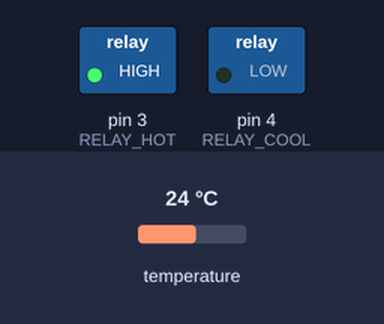
Simulated run of this sketch. Board: Arduino Uno, built with avr-gcc and run on an emulated ATmega328P. On the bench: switched loads named in the sketch (green lamp = pin HIGH). The inputs (shaded band) are chosen by the test bench; at power-on: temperature 24 °C. What the sketch prints to the serial monitor is not drawn.

Above: at 3.3 s.
3.4 s: temperature set to 25.1 °C
At 7.1 s:
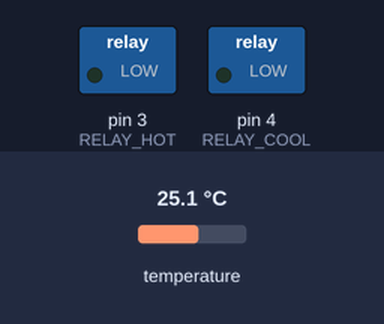
7.4 s: temperature set to 26.3 °C
At 11.2 s:
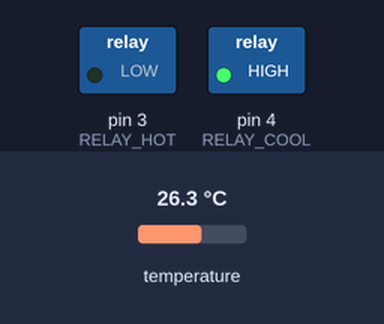
11.7 s: temperature set to 12 °C
At 13.5 s:
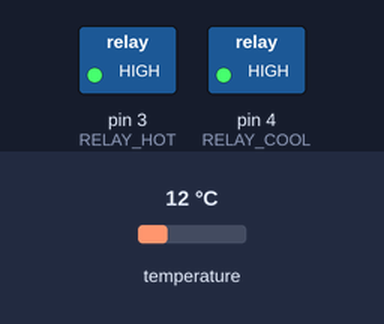
15.2 s: temperature set to 28 °C
At 18.3 s:
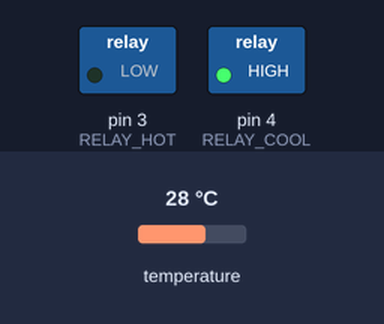
18.6 s: temperature set to 19 °C
At 22.0 s:
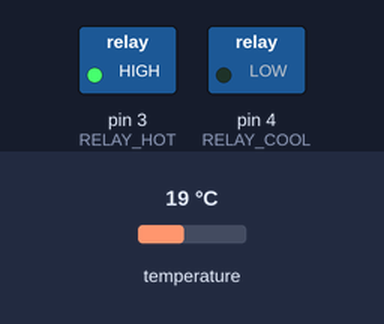
Timing chart, 0 to 23.1 s (numbered marks = the images above; inputs shaded):
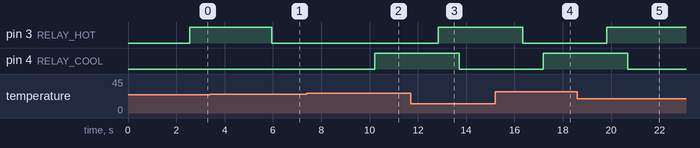

Measured:
- the behaviour switches between 25 and 25.1 °C on temperature (found by bisection; images 0 and 1)
- the behaviour switches between 25.5 and 25.6 °C on temperature (found by bisection; images 1 and 2)
- after the input at 3.4 s, pin 3 (RELAY_HOT): HIGH → LOW after 2.6 s
- after the input at 7.4 s, pin 4 (RELAY_COOL): LOW → HIGH after 2.8 s
- after the input at 11.7 s, pin 3 (RELAY_HOT): LOW → HIGH after 1.1 s; pin 4 (RELAY_COOL): HIGH → LOW after 2.0 s
- after the input at 15.2 s, pin 3 (RELAY_HOT): HIGH → LOW after 1.1 s; pin 4 (RELAY_COOL): LOW → HIGH after 2.0 s
- after the input at 18.6 s, pin 3 (RELAY_HOT): LOW → HIGH after 1.2 s; pin 4 (RELAY_COOL): HIGH → LOW after 2.1 s

The sketch:

ReefControlv1.ino
```cpp
#include "Ds18b20.h"
#include "Display.h"
#include "Relay.h"


Display display;
Relay relay;

void setup() {
  Serial.begin(9600);
}

void loop() {
  //float temp_bac = temp.GetTempBac(); //recuperation de la température
  //Serial.print("Récuperation de la température du bac");
  //Serial.println(temp_bac,1 );
  //delay( 1000 );
  display.SetTempBac();
  relay.switchHot();
  relay.switchCool();

}
```

Display.cpp
```cpp
#include <Arduino.h>
#include "Display.h"
#include "Ds18b20.h"

byte TEMP_PIN = 2; //sonde de température definie sur pin 2
Ds18b20 temp(TEMP_PIN);
Display::Display(){};

void Display::SetTempBac()
{
  float dataTemp = temp.GetTempBac();
  Serial.print("t0.txt=\"");
  Serial.print(dataTemp, 1);
  Serial.print(" ");
  Serial.write(0xB0);
  Serial.print("C\"");
  Serial.write(0xff);
  Serial.write(0xff);
  Serial.write(0xff);
  delay(1000);
}
```

Display.h
```cpp
#ifndef Display_h
#define Display_h

#include <Arduino.h>
#include "Ds18b20.h"

class Display
{
  public:
    Display();
    void SetTempBac();
    void SetTempTds();
};
#endif
```

Ds18b20.cpp
```cpp
#include <OneWire.h>
#include <DallasTemperature.h>
#include "Ds18b20.h"

//byte TEMP_PIN = 2; //sonde de température definie sur pin 2
//Ds18b20 temp(TEMP_PIN);

Ds18b20::Ds18b20(uint8_t pin):_pin(pin), _wire(pin), _sensors(&_wire){
  _sensors.begin();
}

float Ds18b20::GetTempBac()
    {
    _sensors.setResolution(12);
    _sensors.requestTemperatures();
    float tempBac = _sensors.getTempCByIndex(0);
    return tempBac;
    } 
```

Ds18b20.h
```cpp
#ifndef Ds18b20_h
#define Ds18b20_h

#include <Arduino.h>
#include <OneWire.h>
#include <DallasTemperature.h>

class Ds18b20
{
  public:
    Ds18b20(uint8_t);
    float GetTempBac();
    float GetTempTds();
    void begin();
  private:
    uint8_t _pin;
    OneWire _wire;
    DallasTemperature _sensors;
};
#endif
```

Relay.cpp
```cpp
#include <Arduino.h>
#include "Relay.h"
#include "Ds18b20.h"

byte TEMP_PIN_RELAY = 2; //sonde de température definie sur pin 2
Ds18b20 temp_relay(TEMP_PIN_RELAY);

float consigne;
float delta;
float dataTemp;
const int RELAY_HOT = 3;
const int RELAY_COOL = 4;

Relay::Relay()
{
  pinMode(RELAY_HOT, OUTPUT);
  pinMode(RELAY_COOL, OUTPUT);
}

void Relay::switchHot()
{
  float dataTemp = temp_relay.GetTempBac();
  float consigne = 25;
  float delta = 0.5;
  if(dataTemp < consigne - delta){
    digitalWrite(RELAY_HOT, HIGH);
    Serial.print("t2.txt=\"ON\"");
    Serial.write(0xFF);
    Serial.write(0xFF);
    Serial.write(0xFF);
    delay( 100 );

  }
  if(dataTemp > consigne) {
    digitalWrite(RELAY_HOT, LOW);
    Serial.print("t2.txt=\"Off\"");
    Serial.write(0xFF);
    Serial.write(0xFF);
    Serial.write(0xFF);
    delay( 100 );
  }
}

void Relay::switchCool()
{
  float dataTemp = temp_relay.GetTempBac();
  float consigne = 25;
  float delta = 0.5;
  if(dataTemp > consigne + delta){
    digitalWrite(RELAY_COOL, HIGH);
    Serial.print("t3.txt=\"ON\"");
    Serial.write(0xFF);
    Serial.write(0xFF);
    Serial.write(0xFF);
    delay( 100 );
  }
  if(dataTemp < consigne) {
    digitalWrite(RELAY_COOL, LOW);
    Serial.print("t3.txt=\"Off\"");
    Serial.write(0xFF);
    Serial.write(0xFF);
    Serial.write(0xFF);
    delay( 100 );
  }
}
```

Relay.h
```cpp
#ifndef Relay_h
#define Relay_h

#include "Arduino.h"
#include "Ds18b20.h"

class Relay
{
   private :
        float dataTemp;
        float consigne;
        float delta;

    public:
        Relay();               //Constructeur
        void switchHot();         //fonction pour le relai de chauffage
        void switchCool();        //onction pour le relai du ventilateur
};
#endif
```
